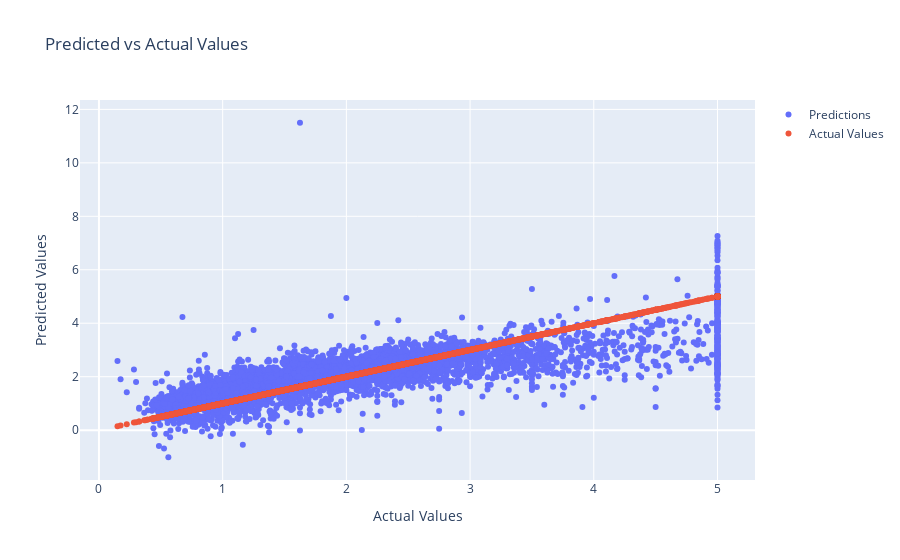
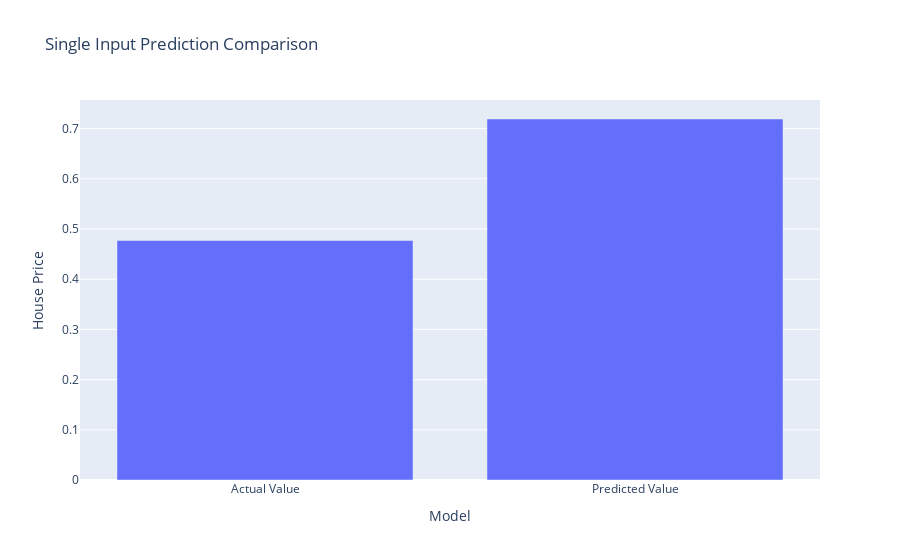

Notebook code cell kept with these figures, in order:
### Code cell
# Plot predicted vs actual values
fig = go.Figure()
fig.add_trace(go.Scatter(
    x=y_test, y=y_pred,
    mode='markers',
    name='Predictions'
))
fig.add_trace(go.Scatter(
    x=y_test, y=y_test,
    mode='markers',
    name='Actual Values'
))
fig.update_layout(title='Predicted vs Actual Values',
                  xaxis_title='Actual Values',
                  yaxis_title='Predicted Values')
fig.show()

# Visualize single input prediction
fig = go.Figure()
fig.add_trace(go.Bar(
    x=['Actual Value', 'Predicted Value'],
    y=[y_test[0], single_pred[0]],
    name='Single Input Prediction'
))
fig.update_layout(title='Single Input Prediction Comparison',
                  xaxis_title='Model',
                  yaxis_title='House Price')
fig.show()

### Figure 1 — Plotly figure (JSON) as saved in the notebook; plotly's stock layout.template omitted (floating-point values rounded to 4 significant figures; data arrays with more than 128 entries replaced by an {"elided": "..."} marker saying what was removed)
{"data": [{"mode": "markers", "name": "Predictions", "type": "scatter", "x": {"elided": "4128 float values"}, "y": {"elided": "4128 float values"}}, {"mode": "markers", "name": "Actual Values", "type": "scatter", "x": {"elided": "4128 float values"}, "y": {"elided": "4128 float values"}}], "layout": {"title": {"text": "Predicted vs Actual Values"}, "xaxis": {"title": {"text": "Actual Values"}}, "yaxis": {"title": {"text": "Predicted Values"}}}}

### Figure 2 — Plotly figure (JSON) as saved in the notebook; plotly's stock layout.template omitted (floating-point values rounded to 4 significant figures)
{"data": [{"name": "Single Input Prediction", "type": "bar", "x": ["Actual Value", "Predicted Value"], "y": [0.477, 0.7191]}], "layout": {"title": {"text": "Single Input Prediction Comparison"}, "xaxis": {"title": {"text": "Model"}}, "yaxis": {"title": {"text": "House Price"}}}}
